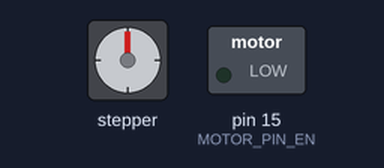
Recording of a sketch running on a simulated Arduino Uno, built with avr-gcc and run on an emulated ATmega328P. On the bench: stepper motor, switched loads named in the sketch (green lamp = pin HIGH). Stepper angles assume 200 steps per turn.

Above: at 0.05 s.
At 0.85 s:
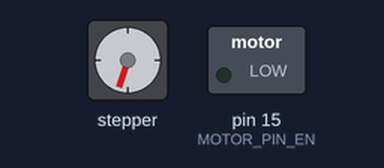
At 1.65 s:
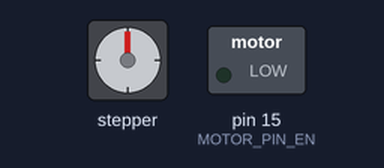
At 3.25 s:
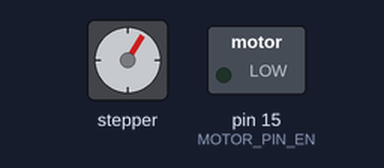
Timing chart, 0 to 5.7 s (numbered marks = the images above):
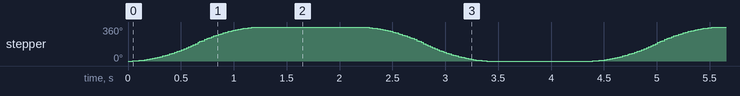

Measured:
- by itself, stepper: turns 360° clockwise in 1.2 s, then 360° counter-clockwise in 1.2 s, repeating every 4.3 s

The sketch:

step-motor.ino
```cpp
#include <AccelStepper.h> // by Mike

// Define the motor connections
#define MOTOR_PIN_STEP 2
#define MOTOR_PIN_DIR 14
#define MOTOR_PIN_EN 15

// Create an instance of AccelStepper
AccelStepper stepper(1, MOTOR_PIN_STEP, MOTOR_PIN_DIR);

void setup() {
  // Set up motor control pins
  pinMode(MOTOR_PIN_EN, OUTPUT);
  digitalWrite(MOTOR_PIN_EN, LOW); // Enable the motor

  // Set the maximum speed and acceleration
  stepper.setMaxSpeed(1000);
  stepper.setAcceleration(500);
}

void loop() {
  // Rotate the motor 200 steps in one direction
  stepper.move(200);
  stepper.runToPosition();

  delay(1000); // Pause for a second

  // Rotate the motor 200 steps in the opposite direction
  stepper.move(-200);
  stepper.runToPosition();

  delay(1000); // Pause for a second
}
```
